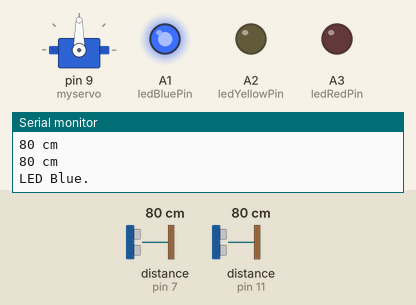
Bench run of a sketch on a simulated Arduino Uno, built with avr-gcc and run on an emulated ATmega328P. Parts: servo, output pins drawn as LEDs (lit = HIGH), the last lines printed to the serial monitor. Wiring (inferred from the names in the program): 2 × ultrasonic range finder: trigger pin 6, echo pin 7 / trigger pin 10, echo pin 11. The test bench sets the inputs (shaded band); at power-on: distance to the obstacle (sensors on pin 11, pin 7) 80 cm. The echo pulse lasts 58.3 µs per cm; pins used as bus, display or sensor lines are not drawn.

Above: at 1.2 s.
1.3 s: distance to the obstacle (sensor on pin 11) set to 11 cm
2.8 s: distance to the obstacle (sensor on pin 11) set to 8 cm
At 4.3 s:
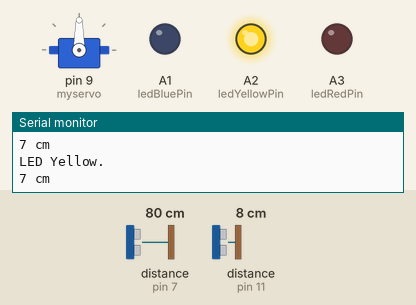
4.6 s: distance to the obstacle (sensor on pin 7) set to 17 cm
6.1 s: distance to the obstacle (sensor on pin 7) set to 14 cm
At 7.7 s:
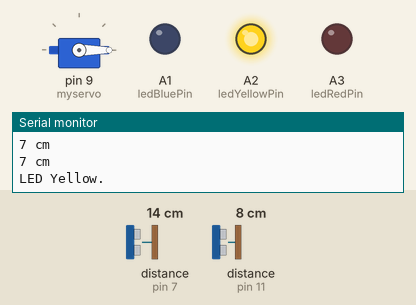
8.3 s: distance to the obstacle (sensor on pin 7) set to 18 cm
At 8.87 s:
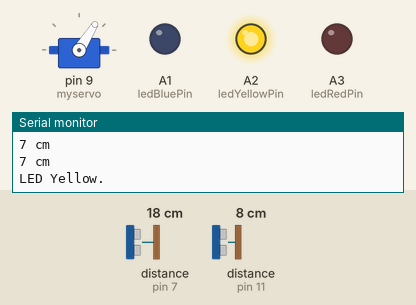
10.5 s: distance to the obstacle (sensor on pin 11) set to 5 cm
12.0 s: distance to the obstacle (sensor on pin 11) set to 2 cm
At 13.3 s:
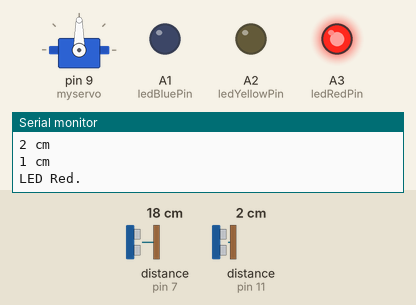
Timing chart, 0 to 15.0 s (numbered marks = the images above; inputs shaded):
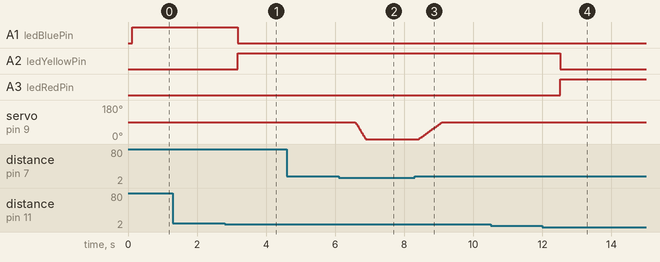

Measured:
- the behaviour switches between 10 and 9 cm on distance to the obstacle (sensor on pin 11) (found by bisection; images 0 and 1)
- the behaviour switches between 16 and 15 cm on distance to the obstacle (sensor on pin 7) (found by bisection; images 1 and 2)
- the behaviour switches between 4 and 3 cm on distance to the obstacle (sensor on pin 11) (found by bisection; images 3 and 4)
- after the input at 2.8 s, A1 (ledBluePin): HIGH → LOW after 0.37 s; A2 (ledYellowPin): LOW → HIGH after 0.37 s
- after the input at 6.1 s, servo on pin 9 (myservo): moves from 90° to 0° over 0.30 s, starting after 0.48 s
- after the input at 8.3 s, servo on pin 9 (myservo): moves from 0° to 90° over 0.66 s, starting after 0.12 s
- after the input at 12.0 s, A2 (ledYellowPin): HIGH → LOW after 0.52 s; A3 (ledRedPin): LOW → HIGH after 0.52 s

The sketch:

Smart_TrashCan.ino
```cpp
#include <Servo.h>

int TRIGGER_DISTANCE = 15;  //定義小於幾公分距離時, 就要打開蓋子
int JudgeTimes = 6;  //要判斷幾次距離才能決定使用者的意圖

boolean DOOR_OPENED = 0; //目前蓋子是打開的嗎?
#define trigPin   6
#define echoPin   7
#define trigPin2   10
#define echoPin2   11
//LED
#define ledBluePin   A1
#define ledRedPin   A3
#define ledYellowPin  A2

Servo myservo;

void setup()
{
  Serial.begin(9600);

  pinMode (trigPin, OUTPUT);
  pinMode (echoPin, INPUT);
  pinMode (trigPin2, OUTPUT);
  pinMode (echoPin2, INPUT);
  pinMode (ledBluePin, OUTPUT);
  pinMode (ledRedPin, OUTPUT);
  pinMode (ledYellowPin, OUTPUT);
  myservo.attach(9); // 連接數位腳位9，伺服馬達的訊號線
}

int distance(String deviceType) {
  long cm;
  if(deviceType=="Hand") {
    digitalWrite(trigPin, LOW);
    delayMicroseconds(2);
    digitalWrite(trigPin, HIGH);
    delayMicroseconds(10);
    digitalWrite(trigPin, LOW);
    cm = pulseIn(echoPin, HIGH)/58;
  }else{
    digitalWrite(trigPin2, LOW);
    delayMicroseconds(2);
    digitalWrite(trigPin2, HIGH);
    delayMicroseconds(10);
    digitalWrite(trigPin2, LOW);
    cm = pulseIn(echoPin2, HIGH)/58;
    Serial.print(cm); Serial.println(" cm");
  }

  return cm;
}


//設定垃圾桶的垃圾量顯示燈號
void setLEDStatus() {
  if(TrashRed()==1) {
    Serial.println("LED Red.");
    digitalWrite(ledRedPin, HIGH);
    digitalWrite(ledBluePin, LOW);
    digitalWrite(ledYellowPin, LOW);
  }else if(TrashYellow()==1) {
    Serial.println("LED Yellow.");
    digitalWrite(ledRedPin, LOW);
    digitalWrite(ledBluePin, LOW);
    digitalWrite(ledYellowPin, HIGH);
  }else if(TrashBlue()==1) {
    Serial.println("LED Blue.");
    digitalWrite(ledRedPin, LOW);
    digitalWrite(ledBluePin, HIGH);
    digitalWrite(ledYellowPin, LOW);
  }
}

//判斷垃圾量是否快滿
char TrashRed() {
 int numTimer = 0;
  for(int i = 0; i < JudgeTimes; i+=1){
    if(distance("Trash")<=3) numTimer++;
  }
  if(numTimer>(JudgeTimes-2)) {
    return 1;
  }else{
    return 0;
  }
}

//判斷垃圾量是否半滿
char TrashYellow() {
 int numTimer = 0;
  for(int i = 0; i < JudgeTimes; i+=1){
    if(distance("Trash")<=8 and distance("Trash")>3) numTimer++;
  }
  if(numTimer>(JudgeTimes-2)) {
    return 1;
  }else{
    return 0;
  }
}

//判斷垃圾量是否不多
char TrashBlue() {
 int numTimer = 0;
  for(int i = 0; i < JudgeTimes; i+=1){
    if(distance("Trash")>8) numTimer++;
  }
  if(numTimer>(JudgeTimes-2)) {
    return 1;
  }else{
    return 0;
  }
}

//處理手接近時的動作
boolean handNear() {
  int numTimer = 0;
  for(int i = 0; i < JudgeTimes; i+=1){
    if(distance("Hand")<TRIGGER_DISTANCE) numTimer++;
  }
  if(numTimer>(JudgeTimes-2)) {
    return 1;
  }else{
    return 0;
  }
}

//處理手移開時的動作
boolean handLeave() {
  int numTimer = 0;
  for(int i = 0; i < JudgeTimes; i+=1){
    if(distance("Hand")>TRIGGER_DISTANCE) numTimer++;
  }
  if(numTimer>(JudgeTimes-2)) {
    return 1;
  }else{
    return 0;
  }
}

//關閉桶蓋的動作
void closeDoor(int numSpeed, int numDelay) {
  for(int i = 0; i <= 90; i+=numSpeed){
    myservo.write(i); // 使用write，傳入角度，從0度轉到180度
    DOOR_OPENED = 0;
    delay(numDelay);
  }
}

//打開桶蓋的動作
void openDoor(int numSpeed, int numDelay) {
  for(int i = 90; i >= 0; i-=numSpeed){
    myservo.write(i);// 使用write，傳入角度，從180度轉到0度
    DOOR_OPENED = 1;
    delay(numDelay);
  }
}

void loop()
{
  //如果手還在垃圾筒上 (小於定義距離)
  if(handNear()==1) {
        openDoor(3, 10);
      do{
        delay(500);
        //如果不在垃圾筒上了 (大於定義距離)
        if(handLeave()==1)  closeDoor(2,15);

      } while (DOOR_OPENED==1);
  }
  setLEDStatus();
  delay(500);
}
```
